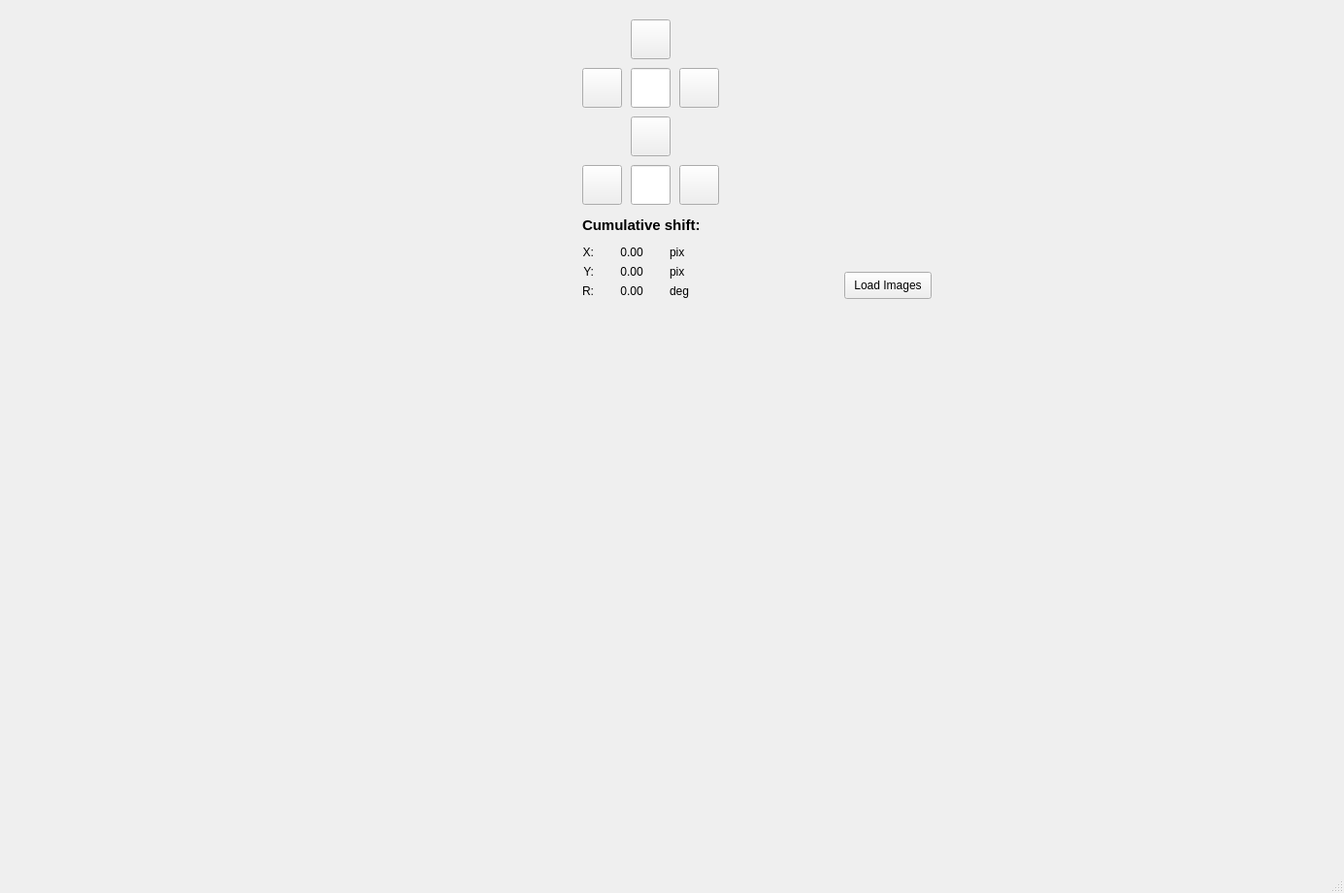
<?xml version="1.0" encoding="UTF-8"?>
<ui version="4.0">
 <class>MainWindow</class>
 <widget class="QMainWindow" name="MainWindow">
  <property name="geometry">
   <rect>
    <x>0</x>
    <y>0</y>
    <width>1385</width>
    <height>920</height>
   </rect>
  </property>
  <property name="windowTitle">
   <string>MainWindow</string>
  </property>
  <widget class="QWidget" name="centralwidget">
   <widget class="QPushButton" name="arrow_up">
    <property name="geometry">
     <rect>
      <x>650</x>
      <y>20</y>
      <width>41</width>
      <height>41</height>
     </rect>
    </property>
    <property name="cursor">
     <cursorShape>ArrowCursor</cursorShape>
    </property>
    <property name="text">
     <string/>
    </property>
    <property name="icon">
     <iconset>
      <normaloff>icones/arrows/up_arrow.png</normaloff>icones/arrows/up_arrow.png</iconset>
    </property>
    <property name="iconSize">
     <size>
      <width>38</width>
      <height>38</height>
     </size>
    </property>
   </widget>
   <widget class="QPushButton" name="arrow_down">
    <property name="geometry">
     <rect>
      <x>650</x>
      <y>120</y>
      <width>41</width>
      <height>41</height>
     </rect>
    </property>
    <property name="cursor">
     <cursorShape>ArrowCursor</cursorShape>
    </property>
    <property name="text">
     <string/>
    </property>
    <property name="icon">
     <iconset>
      <normaloff>icones/arrows/down_arrow.png</normaloff>icones/arrows/down_arrow.png</iconset>
    </property>
    <property name="iconSize">
     <size>
      <width>38</width>
      <height>38</height>
     </size>
    </property>
   </widget>
   <widget class="QPushButton" name="rotate_clock">
    <property name="geometry">
     <rect>
      <x>700</x>
      <y>170</y>
      <width>41</width>
      <height>41</height>
     </rect>
    </property>
    <property name="cursor">
     <cursorShape>ArrowCursor</cursorShape>
    </property>
    <property name="text">
     <string/>
    </property>
    <property name="icon">
     <iconset>
      <normaloff>icones/arrows/rot_clockwise.jpg</normaloff>icones/arrows/rot_clockwise.jpg</iconset>
    </property>
    <property name="iconSize">
     <size>
      <width>35</width>
      <height>35</height>
     </size>
    </property>
   </widget>
   <widget class="QLineEdit" name="lineEdit">
    <property name="geometry">
     <rect>
      <x>650</x>
      <y>70</y>
      <width>41</width>
      <height>41</height>
     </rect>
    </property>
    <property name="frame">
     <bool>true</bool>
    </property>
   </widget>
   <widget class="QLabel" name="label">
    <property name="geometry">
     <rect>
      <x>600</x>
      <y>221</y>
      <width>161</width>
      <height>21</height>
     </rect>
    </property>
    <property name="font">
     <font>
      <pointsize>11</pointsize>
      <weight>75</weight>
      <bold>true</bold>
     </font>
    </property>
    <property name="text">
     <string>Cumulative shift:</string>
    </property>
   </widget>
   <widget class="QPushButton" name="arrow_right">
    <property name="geometry">
     <rect>
      <x>700</x>
      <y>70</y>
      <width>41</width>
      <height>41</height>
     </rect>
    </property>
    <property name="cursor">
     <cursorShape>ArrowCursor</cursorShape>
    </property>
    <property name="text">
     <string/>
    </property>
    <property name="icon">
     <iconset>
      <normaloff>icones/arrows/right_arrow.png</normaloff>icones/arrows/right_arrow.png</iconset>
    </property>
    <property name="iconSize">
     <size>
      <width>38</width>
      <height>38</height>
     </size>
    </property>
   </widget>
   <widget class="QPushButton" name="arrow_left">
    <property name="geometry">
     <rect>
      <x>600</x>
      <y>70</y>
      <width>41</width>
      <height>41</height>
     </rect>
    </property>
    <property name="cursor">
     <cursorShape>ArrowCursor</cursorShape>
    </property>
    <property name="text">
     <string/>
    </property>
    <property name="icon">
     <iconset>
      <normaloff>icones/arrows/left_arrow.png</normaloff>icones/arrows/left_arrow.png</iconset>
    </property>
    <property name="iconSize">
     <size>
      <width>38</width>
      <height>38</height>
     </size>
    </property>
   </widget>
   <widget class="QLineEdit" name="lineEdit_2">
    <property name="geometry">
     <rect>
      <x>650</x>
      <y>170</y>
      <width>41</width>
      <height>41</height>
     </rect>
    </property>
   </widget>
   <widget class="QPushButton" name="rotate_cclock">
    <property name="geometry">
     <rect>
      <x>600</x>
      <y>170</y>
      <width>41</width>
      <height>41</height>
     </rect>
    </property>
    <property name="cursor">
     <cursorShape>ArrowCursor</cursorShape>
    </property>
    <property name="text">
     <string/>
    </property>
    <property name="icon">
     <iconset>
      <normaloff>icones/arrows/rot_anticlockwise.jpg</normaloff>icones/arrows/rot_anticlockwise.jpg</iconset>
    </property>
    <property name="iconSize">
     <size>
      <width>35</width>
      <height>35</height>
     </size>
    </property>
   </widget>
   <widget class="QWidget" name="verticalLayoutWidget">
    <property name="geometry">
     <rect>
      <x>50</x>
      <y>350</y>
      <width>1261</width>
      <height>481</height>
     </rect>
    </property>
    <layout class="QVBoxLayout" name="overlap_layout">
     <property name="rightMargin">
      <number>30</number>
     </property>
     <property name="bottomMargin">
      <number>30</number>
     </property>
     <item>
      <widget class="QWidget" name="widget" native="true"/>
     </item>
    </layout>
   </widget>
   <widget class="QLabel" name="label_X">
    <property name="geometry">
     <rect>
      <x>550</x>
      <y>250</y>
      <width>62</width>
      <height>20</height>
     </rect>
    </property>
    <property name="text">
     <string>X:</string>
    </property>
    <property name="alignment">
     <set>Qt::AlignRight|Qt::AlignTrailing|Qt::AlignVCenter</set>
    </property>
   </widget>
   <widget class="QLabel" name="label_Y">
    <property name="geometry">
     <rect>
      <x>550</x>
      <y>270</y>
      <width>62</width>
      <height>20</height>
     </rect>
    </property>
    <property name="text">
     <string>Y:</string>
    </property>
    <property name="alignment">
     <set>Qt::AlignRight|Qt::AlignTrailing|Qt::AlignVCenter</set>
    </property>
   </widget>
   <widget class="QLabel" name="Label_R">
    <property name="geometry">
     <rect>
      <x>550</x>
      <y>290</y>
      <width>62</width>
      <height>20</height>
     </rect>
    </property>
    <property name="text">
     <string>R:</string>
    </property>
    <property name="alignment">
     <set>Qt::AlignRight|Qt::AlignTrailing|Qt::AlignVCenter</set>
    </property>
   </widget>
   <widget class="QLabel" name="unit_X">
    <property name="geometry">
     <rect>
      <x>690</x>
      <y>250</y>
      <width>62</width>
      <height>20</height>
     </rect>
    </property>
    <property name="text">
     <string>pix</string>
    </property>
   </widget>
   <widget class="QLabel" name="unit_Y">
    <property name="geometry">
     <rect>
      <x>690</x>
      <y>270</y>
      <width>62</width>
      <height>20</height>
     </rect>
    </property>
    <property name="text">
     <string>pix</string>
    </property>
   </widget>
   <widget class="QLabel" name="unit_R">
    <property name="geometry">
     <rect>
      <x>690</x>
      <y>290</y>
      <width>62</width>
      <height>20</height>
     </rect>
    </property>
    <property name="text">
     <string>deg</string>
    </property>
   </widget>
   <widget class="QLabel" name="value_X">
    <property name="geometry">
     <rect>
      <x>620</x>
      <y>250</y>
      <width>62</width>
      <height>20</height>
     </rect>
    </property>
    <property name="text">
     <string>0.00</string>
    </property>
    <property name="alignment">
     <set>Qt::AlignCenter</set>
    </property>
   </widget>
   <widget class="QLabel" name="value_R">
    <property name="geometry">
     <rect>
      <x>620</x>
      <y>290</y>
      <width>62</width>
      <height>20</height>
     </rect>
    </property>
    <property name="text">
     <string>0.00</string>
    </property>
    <property name="alignment">
     <set>Qt::AlignCenter</set>
    </property>
   </widget>
   <widget class="QLabel" name="value_Y">
    <property name="geometry">
     <rect>
      <x>620</x>
      <y>270</y>
      <width>62</width>
      <height>20</height>
     </rect>
    </property>
    <property name="text">
     <string>0.00</string>
    </property>
    <property name="alignment">
     <set>Qt::AlignCenter</set>
    </property>
   </widget>
   <widget class="QPushButton" name="load_images">
    <property name="geometry">
     <rect>
      <x>870</x>
      <y>280</y>
      <width>90</width>
      <height>28</height>
     </rect>
    </property>
    <property name="text">
     <string>Load Images</string>
    </property>
   </widget>
  </widget>
  <widget class="QMenuBar" name="menubar">
   <property name="geometry">
    <rect>
     <x>0</x>
     <y>0</y>
     <width>1385</width>
     <height>28</height>
    </rect>
   </property>
  </widget>
  <widget class="QStatusBar" name="statusbar"/>
 </widget>
 <resources>
  <include location="icones/arrows/my_icones.qrc"/>
 </resources>
 <connections/>
</ui>
